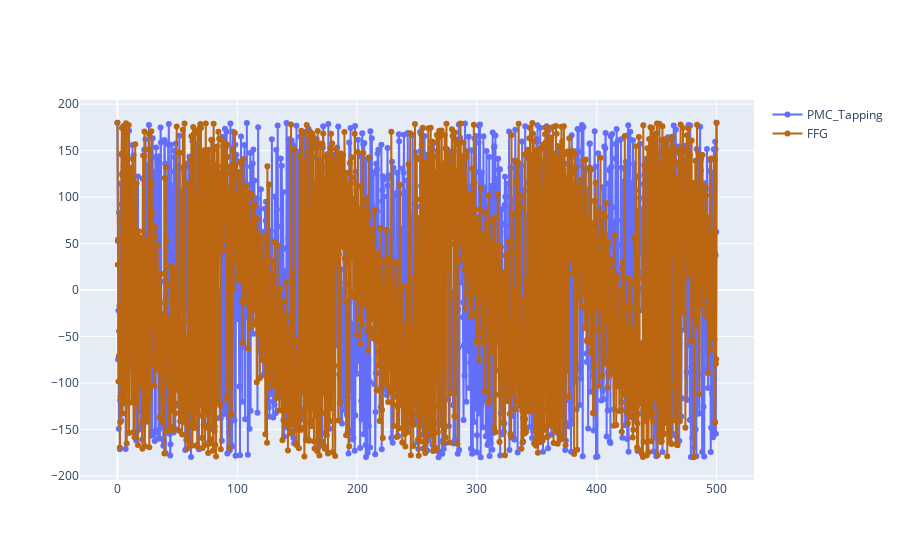

Source (notebook cell):
### Code cell
temp_AT_fft = fft.rfft(temp_AT)
temp_AT_fft2 = fft.rfft(temp_AT2)
phase = np.angle(temp_AT_fft)/np.pi*180
phase2 = np.angle(temp_AT_fft2)/np.pi*180
fig = go.Figure(data=go.Scatter(y=phase, x=temp_AT_fft_freq, mode='lines+markers', name=f"PMC_Tapping"))
fig.add_trace(go.Scatter(y=phase2, x=temp_AT_fft_freq, mode='lines+markers', line_color="#BB6611", name=f"FFG"))

### Figure 1 — Plotly figure (JSON) as saved in the notebook; plotly's stock layout.template omitted (floating-point values rounded to 4 significant figures; data arrays with more than 128 entries replaced by an {"elided": "..."} marker saying what was removed)
{"data": [{"mode": "lines+markers", "name": "PMC_Tapping", "type": "scatter", "x": {"elided": "1751 float values"}, "y": {"elided": "1751 float values"}}, {"line": {"color": "#BB6611"}, "mode": "lines+markers", "name": "FFG", "type": "scatter", "x": {"elided": "1751 float values"}, "y": {"elided": "1751 float values"}}], "layout": {}}
